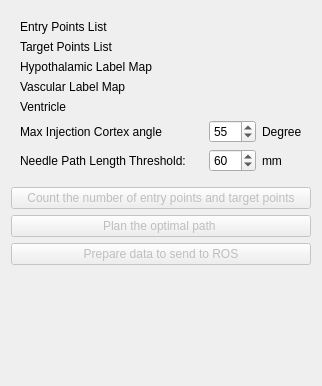
<?xml version="1.0" encoding="UTF-8"?>
<ui version="4.0">
 <class>Pathway_planning</class>
 <widget class="qMRMLWidget" name="Pathway_planning">
  <property name="geometry">
   <rect>
    <x>0</x>
    <y>0</y>
    <width>322</width>
    <height>383</height>
   </rect>
  </property>
  <layout class="QGridLayout" name="gridLayout_2">
   <item row="0" column="0">
    <widget class="ctkCollapsibleButton" name="inputsCollapsibleButton" native="true">
     <property name="text" stdset="0">
      <string>Inputs</string>
     </property>
     <layout class="QGridLayout" name="gridLayout">
      <item row="0" column="0">
       <widget class="QLabel" name="label">
        <property name="text">
         <string>Entry Points List</string>
        </property>
       </widget>
      </item>
      <item row="0" column="1" colspan="3">
       <widget class="qMRMLNodeComboBox" name="entryPoints" native="true">
        <property name="toolTip">
         <string>Pick the input to the algorithm.</string>
        </property>
        <property name="nodeTypes" stdset="0">
         <stringlist notr="true">
          <string>vtkMRMLScalarVolumeNode</string>
         </stringlist>
        </property>
        <property name="showChildNodeTypes" stdset="0">
         <bool>false</bool>
        </property>
        <property name="addEnabled" stdset="0">
         <bool>false</bool>
        </property>
        <property name="removeEnabled" stdset="0">
         <bool>false</bool>
        </property>
        <property name="SlicerParameterName" stdset="0">
         <string>entryPoints</string>
        </property>
       </widget>
      </item>
      <item row="1" column="0">
       <widget class="QLabel" name="label_9">
        <property name="text">
         <string>Target Points List</string>
        </property>
       </widget>
      </item>
      <item row="1" column="1" colspan="3">
       <widget class="qMRMLNodeComboBox" name="targetPoints" native="true">
        <property name="toolTip">
         <string>Pick the input to the algorithm.</string>
        </property>
        <property name="nodeTypes" stdset="0">
         <stringlist notr="true">
          <string>vtkMRMLScalarVolumeNode</string>
         </stringlist>
        </property>
        <property name="showChildNodeTypes" stdset="0">
         <bool>false</bool>
        </property>
        <property name="addEnabled" stdset="0">
         <bool>false</bool>
        </property>
        <property name="removeEnabled" stdset="0">
         <bool>false</bool>
        </property>
        <property name="SlicerParameterName" stdset="0">
         <string>targetPoints</string>
        </property>
       </widget>
      </item>
      <item row="2" column="0">
       <widget class="QLabel" name="label_10">
        <property name="text">
         <string>Hypothalamic Label Map</string>
        </property>
       </widget>
      </item>
      <item row="2" column="1" colspan="3">
       <widget class="qMRMLNodeComboBox" name="hypothalamusLabelMap" native="true">
        <property name="toolTip">
         <string>Pick the input to the algorithm.</string>
        </property>
        <property name="nodeTypes" stdset="0">
         <stringlist/>
        </property>
        <property name="showChildNodeTypes" stdset="0">
         <bool>false</bool>
        </property>
        <property name="addEnabled" stdset="0">
         <bool>false</bool>
        </property>
        <property name="removeEnabled" stdset="0">
         <bool>false</bool>
        </property>
        <property name="SlicerParameterName" stdset="0">
         <string>hypothalamusLabelMap</string>
        </property>
       </widget>
      </item>
      <item row="3" column="0">
       <widget class="QLabel" name="label_12">
        <property name="text">
         <string>Vascular Label Map</string>
        </property>
       </widget>
      </item>
      <item row="3" column="1" colspan="3">
       <widget class="qMRMLNodeComboBox" name="vesselsLabelMap" native="true">
        <property name="toolTip">
         <string>Pick the input to the algorithm.</string>
        </property>
        <property name="nodeTypes" stdset="0">
         <stringlist notr="true">
          <string>vtkMRMLScalarVolumeNode</string>
         </stringlist>
        </property>
        <property name="showChildNodeTypes" stdset="0">
         <bool>false</bool>
        </property>
        <property name="addEnabled" stdset="0">
         <bool>false</bool>
        </property>
        <property name="removeEnabled" stdset="0">
         <bool>false</bool>
        </property>
        <property name="SlicerParameterName" stdset="0">
         <string>vesselsLabelMap</string>
        </property>
       </widget>
      </item>
      <item row="4" column="0">
       <widget class="QLabel" name="label_11">
        <property name="text">
         <string>Ventricle</string>
        </property>
       </widget>
      </item>
      <item row="4" column="1" colspan="3">
       <widget class="qMRMLNodeComboBox" name="ventricleLabelMap" native="true">
        <property name="toolTip">
         <string>Pick the input to the algorithm.</string>
        </property>
        <property name="nodeTypes" stdset="0">
         <stringlist notr="true">
          <string>vtkMRMLScalarVolumeNode</string>
         </stringlist>
        </property>
        <property name="showChildNodeTypes" stdset="0">
         <bool>false</bool>
        </property>
        <property name="addEnabled" stdset="0">
         <bool>false</bool>
        </property>
        <property name="removeEnabled" stdset="0">
         <bool>false</bool>
        </property>
        <property name="SlicerParameterName" stdset="0">
         <string>ventricleLabelMap</string>
        </property>
       </widget>
      </item>
      <item row="5" column="0">
       <widget class="QLabel" name="label_13">
        <property name="text">
         <string>Max Injection Cortex angle</string>
        </property>
       </widget>
      </item>
      <item row="5" column="1">
       <widget class="qMRMLNodeComboBox" name="cortexLabelMap" native="true">
        <property name="toolTip">
         <string>Pick the input to the algorithm.</string>
        </property>
        <property name="nodeTypes" stdset="0">
         <stringlist notr="true">
          <string>vtkMRMLScalarVolumeNode</string>
         </stringlist>
        </property>
        <property name="showChildNodeTypes" stdset="0">
         <bool>false</bool>
        </property>
        <property name="addEnabled" stdset="0">
         <bool>false</bool>
        </property>
        <property name="removeEnabled" stdset="0">
         <bool>false</bool>
        </property>
        <property name="SlicerParameterName" stdset="0">
         <string>cortexLabelMap</string>
        </property>
       </widget>
      </item>
      <item row="5" column="2">
       <widget class="QSpinBox" name="CortexAngleThreshold">
        <property name="maximum">
         <number>90</number>
        </property>
        <property name="singleStep">
         <number>1</number>
        </property>
        <property name="value">
         <number>55</number>
        </property>
       </widget>
      </item>
      <item row="5" column="3">
       <widget class="QLabel" name="label_3">
        <property name="text">
         <string>Degree</string>
        </property>
       </widget>
      </item>
      <item row="6" column="0" colspan="2">
       <widget class="QLabel" name="label_14">
        <property name="text">
         <string>Needle Path Length Threshold:</string>
        </property>
       </widget>
      </item>
      <item row="6" column="2">
       <widget class="QSpinBox" name="NeedleLengthThreshold">
        <property name="minimum">
         <number>0</number>
        </property>
        <property name="maximum">
         <number>200</number>
        </property>
        <property name="singleStep">
         <number>1</number>
        </property>
        <property name="value">
         <number>60</number>
        </property>
       </widget>
      </item>
      <item row="6" column="3">
       <widget class="QLabel" name="label_4">
        <property name="text">
         <string>mm</string>
        </property>
       </widget>
      </item>
     </layout>
    </widget>
   </item>
   <item row="6" column="0">
    <spacer name="verticalSpacer">
     <property name="orientation">
      <enum>Qt::Vertical</enum>
     </property>
     <property name="sizeType">
      <enum>QSizePolicy::Fixed</enum>
     </property>
     <property name="sizeHint" stdset="0">
      <size>
       <width>20</width>
       <height>110</height>
      </size>
     </property>
    </spacer>
   </item>
   <item row="3" column="0">
    <widget class="QPushButton" name="PlanThePath">
     <property name="enabled">
      <bool>false</bool>
     </property>
     <property name="toolTip">
      <string>Run the algorithm.</string>
     </property>
     <property name="text">
      <string>Plan the optimal path </string>
     </property>
    </widget>
   </item>
   <item row="2" column="0">
    <widget class="QPushButton" name="CountThePoints">
     <property name="enabled">
      <bool>false</bool>
     </property>
     <property name="toolTip">
      <string>Run the algorithm.</string>
     </property>
     <property name="text">
      <string>Count the number of entry points and target points</string>
     </property>
    </widget>
   </item>
   <item row="5" column="0">
    <widget class="QPushButton" name="PrepareTheData">
     <property name="enabled">
      <bool>false</bool>
     </property>
     <property name="toolTip">
      <string>Run the algorithm.</string>
     </property>
     <property name="text">
      <string>Prepare data to send to ROS</string>
     </property>
    </widget>
   </item>
  </layout>
 </widget>
 <customwidgets>
  <customwidget>
   <class>ctkCollapsibleButton</class>
   <extends>QWidget</extends>
   <header>ctkCollapsibleButton.h</header>
   <container>1</container>
  </customwidget>
  <customwidget>
   <class>qMRMLNodeComboBox</class>
   <extends>QWidget</extends>
   <header>qMRMLNodeComboBox.h</header>
  </customwidget>
  <customwidget>
   <class>qMRMLWidget</class>
   <extends>QWidget</extends>
   <header>qMRMLWidget.h</header>
   <container>1</container>
  </customwidget>
 </customwidgets>
 <resources/>
 <connections>
  <connection>
   <sender>Pathway_planning</sender>
   <signal>mrmlSceneChanged(vtkMRMLScene*)</signal>
   <receiver>entryPoints</receiver>
   <slot>setMRMLScene(vtkMRMLScene*)</slot>
   <hints>
    <hint type="sourcelabel">
     <x>122</x>
     <y>132</y>
    </hint>
    <hint type="destinationlabel">
     <x>248</x>
     <y>61</y>
    </hint>
   </hints>
  </connection>
  <connection>
   <sender>Pathway_planning</sender>
   <signal>mrmlSceneChanged(vtkMRMLScene*)</signal>
   <receiver>vesselsLabelMap</receiver>
   <slot>setMRMLScene(vtkMRMLScene*)</slot>
   <hints>
    <hint type="sourcelabel">
     <x>202</x>
     <y>176</y>
    </hint>
    <hint type="destinationlabel">
     <x>254</x>
     <y>157</y>
    </hint>
   </hints>
  </connection>
  <connection>
   <sender>Pathway_planning</sender>
   <signal>mrmlSceneChanged(vtkMRMLScene*)</signal>
   <receiver>ventricleLabelMap</receiver>
   <slot>setMRMLScene(vtkMRMLScene*)</slot>
   <hints>
    <hint type="sourcelabel">
     <x>202</x>
     <y>176</y>
    </hint>
    <hint type="destinationlabel">
     <x>202</x>
     <y>129</y>
    </hint>
   </hints>
  </connection>
  <connection>
   <sender>Pathway_planning</sender>
   <signal>mrmlSceneChanged(vtkMRMLScene*)</signal>
   <receiver>hypothalamusLabelMap</receiver>
   <slot>setMRMLScene(vtkMRMLScene*)</slot>
   <hints>
    <hint type="sourcelabel">
     <x>202</x>
     <y>176</y>
    </hint>
    <hint type="destinationlabel">
     <x>254</x>
     <y>102</y>
    </hint>
   </hints>
  </connection>
  <connection>
   <sender>Pathway_planning</sender>
   <signal>mrmlSceneChanged(vtkMRMLScene*)</signal>
   <receiver>targetPoints</receiver>
   <slot>setMRMLScene(vtkMRMLScene*)</slot>
   <hints>
    <hint type="sourcelabel">
     <x>202</x>
     <y>176</y>
    </hint>
    <hint type="destinationlabel">
     <x>254</x>
     <y>76</y>
    </hint>
   </hints>
  </connection>
  <connection>
   <sender>Pathway_planning</sender>
   <signal>mrmlSceneChanged(vtkMRMLScene*)</signal>
   <receiver>cortexLabelMap</receiver>
   <slot>setMRMLScene(vtkMRMLScene*)</slot>
   <hints>
    <hint type="sourcelabel">
     <x>160</x>
     <y>191</y>
    </hint>
    <hint type="destinationlabel">
     <x>171</x>
     <y>157</y>
    </hint>
   </hints>
  </connection>
 </connections>
 <slots>
  <signal>mrmlSceneChanged(vtkMRMLScene*)</signal>
 </slots>
</ui>
